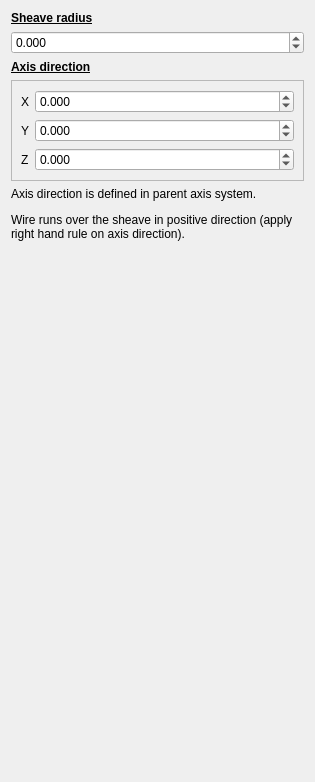
<?xml version="1.0" encoding="UTF-8"?>
<ui version="4.0">
 <class>widget_sheave</class>
 <widget class="QWidget" name="widget_sheave">
  <property name="geometry">
   <rect>
    <x>0</x>
    <y>0</y>
    <width>315</width>
    <height>782</height>
   </rect>
  </property>
  <property name="windowTitle">
   <string>Form</string>
  </property>
  <property name="locale">
   <locale language="English" country="UnitedStates"/>
  </property>
  <layout class="QVBoxLayout" name="verticalLayout">
   <item>
    <widget class="QLabel" name="label_9">
     <property name="text">
      <string>&lt;html&gt;&lt;head/&gt;&lt;body&gt;&lt;p&gt;&lt;span style=&quot; font-weight:600; text-decoration: underline;&quot;&gt;Sheave radius&lt;/span&gt;&lt;/p&gt;&lt;/body&gt;&lt;/html&gt;</string>
     </property>
     <property name="wordWrap">
      <bool>true</bool>
     </property>
    </widget>
   </item>
   <item>
    <widget class="QDoubleSpinBox" name="sbRadius">
     <property name="sizePolicy">
      <sizepolicy hsizetype="Preferred" vsizetype="Fixed">
       <horstretch>0</horstretch>
       <verstretch>0</verstretch>
      </sizepolicy>
     </property>
     <property name="decimals">
      <number>3</number>
     </property>
     <property name="minimum">
      <double>-999999999999.000000000000000</double>
     </property>
     <property name="maximum">
      <double>99999999999999.000000000000000</double>
     </property>
    </widget>
   </item>
   <item>
    <widget class="QLabel" name="label_7">
     <property name="text">
      <string>&lt;html&gt;&lt;head/&gt;&lt;body&gt;&lt;p&gt;&lt;span style=&quot; font-weight:600; text-decoration: underline;&quot;&gt;Axis direction&lt;/span&gt;&lt;/p&gt;&lt;/body&gt;&lt;/html&gt;</string>
     </property>
     <property name="wordWrap">
      <bool>true</bool>
     </property>
    </widget>
   </item>
   <item>
    <widget class="QFrame" name="frame">
     <property name="sizePolicy">
      <sizepolicy hsizetype="Preferred" vsizetype="Fixed">
       <horstretch>0</horstretch>
       <verstretch>0</verstretch>
      </sizepolicy>
     </property>
     <property name="frameShape">
      <enum>QFrame::StyledPanel</enum>
     </property>
     <property name="frameShadow">
      <enum>QFrame::Raised</enum>
     </property>
     <layout class="QFormLayout" name="formLayout">
      <item row="0" column="0">
       <widget class="QLabel" name="label">
        <property name="text">
         <string>X</string>
        </property>
       </widget>
      </item>
      <item row="0" column="1">
       <widget class="QDoubleSpinBox" name="sbAX">
        <property name="sizePolicy">
         <sizepolicy hsizetype="Preferred" vsizetype="Fixed">
          <horstretch>0</horstretch>
          <verstretch>0</verstretch>
         </sizepolicy>
        </property>
        <property name="decimals">
         <number>3</number>
        </property>
        <property name="minimum">
         <double>-999999999999.000000000000000</double>
        </property>
        <property name="maximum">
         <double>99999999999999.000000000000000</double>
        </property>
       </widget>
      </item>
      <item row="1" column="0">
       <widget class="QLabel" name="label_2">
        <property name="text">
         <string>Y</string>
        </property>
       </widget>
      </item>
      <item row="1" column="1">
       <widget class="QDoubleSpinBox" name="sbAY">
        <property name="sizePolicy">
         <sizepolicy hsizetype="Preferred" vsizetype="Fixed">
          <horstretch>0</horstretch>
          <verstretch>0</verstretch>
         </sizepolicy>
        </property>
        <property name="decimals">
         <number>3</number>
        </property>
        <property name="minimum">
         <double>-999999999999.000000000000000</double>
        </property>
        <property name="maximum">
         <double>99999999999999.000000000000000</double>
        </property>
       </widget>
      </item>
      <item row="2" column="0">
       <widget class="QLabel" name="label_3">
        <property name="text">
         <string>Z</string>
        </property>
       </widget>
      </item>
      <item row="2" column="1">
       <widget class="QDoubleSpinBox" name="sbAZ">
        <property name="sizePolicy">
         <sizepolicy hsizetype="Preferred" vsizetype="Fixed">
          <horstretch>0</horstretch>
          <verstretch>0</verstretch>
         </sizepolicy>
        </property>
        <property name="decimals">
         <number>3</number>
        </property>
        <property name="minimum">
         <double>-999999999999.000000000000000</double>
        </property>
        <property name="maximum">
         <double>99999999999999.000000000000000</double>
        </property>
       </widget>
      </item>
     </layout>
    </widget>
   </item>
   <item>
    <widget class="QLabel" name="label_8">
     <property name="text">
      <string>&lt;html&gt;&lt;head/&gt;&lt;body&gt;&lt;p&gt;Axis direction is defined in parent axis system.&lt;/p&gt;&lt;p&gt;Wire runs over the sheave in positive direction (apply right hand rule on axis direction).&lt;/p&gt;&lt;/body&gt;&lt;/html&gt;</string>
     </property>
     <property name="wordWrap">
      <bool>true</bool>
     </property>
    </widget>
   </item>
   <item>
    <spacer name="verticalSpacer">
     <property name="orientation">
      <enum>Qt::Vertical</enum>
     </property>
     <property name="sizeHint" stdset="0">
      <size>
       <width>20</width>
       <height>40</height>
      </size>
     </property>
    </spacer>
   </item>
  </layout>
 </widget>
 <tabstops>
  <tabstop>sbAX</tabstop>
  <tabstop>sbAY</tabstop>
  <tabstop>sbAZ</tabstop>
 </tabstops>
 <resources/>
 <connections/>
</ui>
